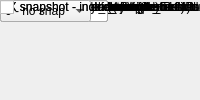
<?xml version="1.0" encoding="UTF-8"?>
<ui version="4.0">
 <class>MainWindow</class>
 <widget class="QMainWindow" name="MainWindow">
  <property name="windowTitle"><string>One Hundred GbE</string></property>
  <widget class="QWidget" name="centralwidget">
   <!-- NOTE: this is a simplified structural mirror of the generated
        <module>_ui.py, not a full round-trip Designer file. Regenerate
        both from the same spec if you need to edit layout by hand. -->
       <widget class="QLabel" name="label_name">
     <property name="text"><string>Block name</string></property>
    </widget>
       <widget class="QLineEdit" name="name">
     <property name="toolTip"><string>A name you choose for this block instance, e.g. to note what it's used for in this design. Shown below the block on the diagram.</string></property>
    </widget>
       <!-- tab: Core -->
       <widget class="QLabel" name="label_flavour">
     <property name="text"><string>Mezzanine card flavour</string></property>
    </widget>
       <widget class="QComboBox" name="flavour">
     <item><property name="text"><string>sfp+</string></property></item>
     <item><property name="text"><string>cx4</string></property></item>
    </widget>
       <widget class="QLabel" name="label_slot">
     <property name="text"><string>Card slot</string></property>
    </widget>
       <widget class="QComboBox" name="slot">
     <item><property name="text"><string>0</string></property></item>
     <item><property name="text"><string>1</string></property></item>
    </widget>
       <widget class="QLabel" name="label_port_r1">
     <property name="text"><string>Port</string></property>
    </widget>
       <widget class="QComboBox" name="port_r1">
     <item><property name="text"><string>0</string></property></item>
     <item><property name="text"><string>1</string></property></item>
     <item><property name="text"><string>2</string></property></item>
     <item><property name="text"><string>3</string></property></item>
    </widget>
       <widget class="QLabel" name="label_port_r2_cx4">
     <property name="text"><string>Port</string></property>
    </widget>
       <widget class="QComboBox" name="port_r2_cx4">
     <item><property name="text"><string>0</string></property></item>
     <item><property name="text"><string>1</string></property></item>
     <item><property name="text"><string>2</string></property></item>
    </widget>
       <widget class="QLabel" name="label_port_r2_sfpp">
     <property name="text"><string>Port</string></property>
    </widget>
       <widget class="QComboBox" name="port_r2_sfpp">
     <item><property name="text"><string>0</string></property></item>
     <item><property name="text"><string>1</string></property></item>
     <item><property name="text"><string>2</string></property></item>
     <item><property name="text"><string>3</string></property></item>
    </widget>
       <widget class="QLabel" name="label_port">
     <property name="text"><string>Port</string></property>
    </widget>
       <widget class="QLineEdit" name="port"/>
       <widget class="QLabel" name="label_rx_dist_ram">
     <property name="text"><string>Shallow RX Fifo (Beware overruns!)</string></property>
    </widget>
       <widget class="QCheckBox" name="rx_dist_ram"/>
       <widget class="QLabel" name="label_large_frames">
     <property name="text"><string>Enable Large TX Frames (8k+512)</string></property>
    </widget>
       <widget class="QCheckBox" name="large_frames"/>
       <widget class="QLabel" name="label_input_pipeline_delay">
     <property name="text"><string>Incoming pipeline delay</string></property>
    </widget>
       <widget class="QLineEdit" name="input_pipeline_delay"/>
       <widget class="QLabel" name="label_show_param">
     <property name="text"><string>---------------------- Show Implementation Parameters -----------------------------------------------------------------------------------</string></property>
    </widget>
       <widget class="QCheckBox" name="show_param"/>
       <widget class="QLabel" name="label_pre_emph_r2">
     <property name="text"><string>Pre-emphasis (dB)</string></property>
    </widget>
       <widget class="QComboBox" name="pre_emph_r2">
     <item><property name="text"><string>0.15</string></property></item>
     <item><property name="text"><string>0.3</string></property></item>
     <item><property name="text"><string>0.45</string></property></item>
     <item><property name="text"><string>0.61</string></property></item>
     <item><property name="text"><string>0.74</string></property></item>
     <item><property name="text"><string>0.91</string></property></item>
     <item><property name="text"><string>1.07</string></property></item>
     <item><property name="text"><string>1.25</string></property></item>
     <item><property name="text"><string>1.36</string></property></item>
     <item><property name="text"><string>1.55</string></property></item>
     <item><property name="text"><string>1.74</string></property></item>
     <item><property name="text"><string>1.94</string></property></item>
     <item><property name="text"><string>2.11</string></property></item>
     <item><property name="text"><string>2.32</string></property></item>
     <item><property name="text"><string>2.54</string></property></item>
     <item><property name="text"><string>2.77</string></property></item>
    </widget>
       <widget class="QLabel" name="label_pre_emph">
     <property name="text"><string>Pre-emphasis</string></property>
    </widget>
       <widget class="QComboBox" name="pre_emph">
     <item><property name="text"><string>0</string></property></item>
     <item><property name="text"><string>1</string></property></item>
     <item><property name="text"><string>2</string></property></item>
     <item><property name="text"><string>3</string></property></item>
    </widget>
       <widget class="QLabel" name="label_post_emph_r2">
     <property name="text"><string>Post-emphasis (dB)</string></property>
    </widget>
       <widget class="QComboBox" name="post_emph_r2">
     <item><property name="text"><string>0.18</string></property></item>
     <item><property name="text"><string>0.19</string></property></item>
     <item><property name="text"><string>0.2</string></property></item>
     <item><property name="text"><string>0.39</string></property></item>
     <item><property name="text"><string>0.63</string></property></item>
     <item><property name="text"><string>0.82</string></property></item>
     <item><property name="text"><string>1.07</string></property></item>
     <item><property name="text"><string>1.32</string></property></item>
     <item><property name="text"><string>1.6</string></property></item>
     <item><property name="text"><string>1.65</string></property></item>
     <item><property name="text"><string>1.94</string></property></item>
     <item><property name="text"><string>2.21</string></property></item>
     <item><property name="text"><string>2.52</string></property></item>
     <item><property name="text"><string>2.76</string></property></item>
     <item><property name="text"><string>3.08</string></property></item>
     <item><property name="text"><string>3.41</string></property></item>
     <item><property name="text"><string>3.77</string></property></item>
     <item><property name="text"><string>3.97</string></property></item>
     <item><property name="text"><string>4.36</string></property></item>
     <item><property name="text"><string>4.73</string></property></item>
     <item><property name="text"><string>5.16</string></property></item>
     <item><property name="text"><string>5.47</string></property></item>
     <item><property name="text"><string>5.93</string></property></item>
     <item><property name="text"><string>6.38</string></property></item>
     <item><property name="text"><string>6.89</string></property></item>
    </widget>
       <widget class="QLabel" name="label_rxeqmix_r2">
     <property name="text"><string>Receive equalisation</string></property>
    </widget>
       <widget class="QComboBox" name="rxeqmix_r2">
     <item><property name="text"><string>0</string></property></item>
     <item><property name="text"><string>1</string></property></item>
     <item><property name="text"><string>2</string></property></item>
     <item><property name="text"><string>3</string></property></item>
     <item><property name="text"><string>4</string></property></item>
     <item><property name="text"><string>5</string></property></item>
     <item><property name="text"><string>6</string></property></item>
     <item><property name="text"><string>7</string></property></item>
    </widget>
       <widget class="QLabel" name="label_swing_r2">
     <property name="text"><string>Driver Swing Control (mVppd)</string></property>
    </widget>
       <widget class="QComboBox" name="swing_r2">
     <item><property name="text"><string>110</string></property></item>
     <item><property name="text"><string>210</string></property></item>
     <item><property name="text"><string>310</string></property></item>
     <item><property name="text"><string>400</string></property></item>
     <item><property name="text"><string>480</string></property></item>
     <item><property name="text"><string>570</string></property></item>
     <item><property name="text"><string>660</string></property></item>
     <item><property name="text"><string>740</string></property></item>
     <item><property name="text"><string>810</string></property></item>
     <item><property name="text"><string>880</string></property></item>
     <item><property name="text"><string>940</string></property></item>
     <item><property name="text"><string>990</string></property></item>
     <item><property name="text"><string>1040</string></property></item>
     <item><property name="text"><string>1080</string></property></item>
     <item><property name="text"><string>1110</string></property></item>
     <item><property name="text"><string>1130</string></property></item>
    </widget>
       <widget class="QLabel" name="label_swing">
     <property name="text"><string>Differential swing</string></property>
    </widget>
       <widget class="QComboBox" name="swing">
     <item><property name="text"><string>400</string></property></item>
     <item><property name="text"><string>500</string></property></item>
     <item><property name="text"><string>600</string></property></item>
     <item><property name="text"><string>700</string></property></item>
     <item><property name="text"><string>800</string></property></item>
    </widget>
       <widget class="QLabel" name="label_fab_en">
     <property name="text"><string>Enable fabric on startup</string></property>
    </widget>
       <widget class="QCheckBox" name="fab_en"/>
       <widget class="QLabel" name="label_fab_mac">
     <property name="text"><string>Fabric MAC Address</string></property>
    </widget>
       <widget class="QLineEdit" name="fab_mac"/>
       <widget class="QLabel" name="label_fab_ip">
     <property name="text"><string>Fabric IP Address</string></property>
    </widget>
       <widget class="QLineEdit" name="fab_ip"/>
       <widget class="QLabel" name="label_fab_udp">
     <property name="text"><string>Fabric UDP Port</string></property>
    </widget>
       <widget class="QLineEdit" name="fab_udp"/>
       <widget class="QLabel" name="label_fab_gate">
     <property name="text"><string>Fabric Gateway</string></property>
    </widget>
       <widget class="QLineEdit" name="fab_gate"/>
       <widget class="QLabel" name="label_cpu_rx_en">
     <property name="text"><string>Enable CPU RX</string></property>
    </widget>
       <widget class="QCheckBox" name="cpu_rx_en"/>
       <widget class="QLabel" name="label_cpu_tx_en">
     <property name="text"><string>Enable CPU TX</string></property>
    </widget>
       <widget class="QCheckBox" name="cpu_tx_en"/>
       <widget class="QLabel" name="label_ttl">
     <property name="text"><string>TTL</string></property>
    </widget>
       <widget class="QLineEdit" name="ttl"/>
       <widget class="QLabel" name="label_promisc_mode">
     <property name="text"><string>Promiscuous mode</string></property>
    </widget>
       <widget class="QCheckBox" name="promisc_mode"/>
       <!-- tab: Debug counters -->
       <widget class="QLabel" name="label_debug_ctr_width">
     <property name="text"><string>Debug counter width</string></property>
    </widget>
       <widget class="QLineEdit" name="debug_ctr_width"/>
       <widget class="QLabel" name="label_debug_en_all">
     <property name="text"><string>Enable all counters (overrides individual settings)</string></property>
    </widget>
       <widget class="QCheckBox" name="debug_en_all"/>
       <widget class="QLabel" name="label_debug_dis_all">
     <property name="text"><string>Disable all counters (overrides individual settings)</string></property>
    </widget>
       <widget class="QCheckBox" name="debug_dis_all"/>
       <widget class="QLabel" name="label_txctr">
     <property name="text"><string>TX - core_txctr</string></property>
    </widget>
       <widget class="QCheckBox" name="txctr"/>
       <widget class="QLabel" name="label_txerrctr">
     <property name="text"><string>TX packet length error - core_txerrctr</string></property>
    </widget>
       <widget class="QCheckBox" name="txerrctr"/>
       <widget class="QLabel" name="label_txerrctr_len">
     <property name="text"><string>-- expected TX packet length</string></property>
    </widget>
       <widget class="QLineEdit" name="txerrctr_len"/>
       <widget class="QLabel" name="label_txofctr">
     <property name="text"><string>TX overflow - core_txofctr</string></property>
    </widget>
       <widget class="QCheckBox" name="txofctr"/>
       <widget class="QLabel" name="label_txfullctr">
     <property name="text"><string>TX full - core_txfullctr</string></property>
    </widget>
       <widget class="QCheckBox" name="txfullctr"/>
       <widget class="QLabel" name="label_txvldctr">
     <property name="text"><string>TX valid cycle - core_txvldctr</string></property>
    </widget>
       <widget class="QCheckBox" name="txvldctr"/>
       <widget class="QLabel" name="label_txsnaplen">
     <property name="text"><string>TX snapshot length</string></property>
    </widget>
       <widget class="QComboBox" name="txsnaplen">
     <item><property name="text"><string>0 - no snap</string></property></item>
     <item><property name="text"><string>256</string></property></item>
     <item><property name="text"><string>512</string></property></item>
     <item><property name="text"><string>1024</string></property></item>
     <item><property name="text"><string>2048</string></property></item>
     <item><property name="text"><string>4096</string></property></item>
     <item><property name="text"><string>8192</string></property></item>
     <item><property name="text"><string>16384</string></property></item>
    </widget>
       <widget class="QLabel" name="label_rxctr">
     <property name="text"><string>RX - core_rxctr</string></property>
    </widget>
       <widget class="QCheckBox" name="rxctr"/>
       <widget class="QLabel" name="label_rxerrctr">
     <property name="text"><string>RX packet length error - core_rxerrctr</string></property>
    </widget>
       <widget class="QCheckBox" name="rxerrctr"/>
       <widget class="QLabel" name="label_rxerrctr_len">
     <property name="text"><string>-- expected RX packet length</string></property>
    </widget>
       <widget class="QLineEdit" name="rxerrctr_len"/>
       <widget class="QLabel" name="label_rxofctr">
     <property name="text"><string>RX overflow - core_rxofctr</string></property>
    </widget>
       <widget class="QCheckBox" name="rxofctr"/>
       <widget class="QLabel" name="label_rxbadctr">
     <property name="text"><string>RX bad - core_rxbadctr</string></property>
    </widget>
       <widget class="QCheckBox" name="rxbadctr"/>
       <widget class="QLabel" name="label_rxvldctr">
     <property name="text"><string>RX valid cycle - core_rxvldctr</string></property>
    </widget>
       <widget class="QCheckBox" name="rxvldctr"/>
       <widget class="QLabel" name="label_rxeofctr">
     <property name="text"><string>RX eof - core_rxeofctr</string></property>
    </widget>
       <widget class="QCheckBox" name="rxeofctr"/>
       <widget class="QLabel" name="label_rxsnaplen">
     <property name="text"><string>RX snapshot length</string></property>
    </widget>
       <widget class="QComboBox" name="rxsnaplen">
     <item><property name="text"><string>0 - no snap</string></property></item>
     <item><property name="text"><string>256</string></property></item>
     <item><property name="text"><string>512</string></property></item>
     <item><property name="text"><string>1024</string></property></item>
     <item><property name="text"><string>2048</string></property></item>
     <item><property name="text"><string>4096</string></property></item>
     <item><property name="text"><string>8192</string></property></item>
     <item><property name="text"><string>16384</string></property></item>
    </widget>
       <widget class="QLabel" name="label_rxsrcip">
     <property name="text"><string>RX snapshot - include source IPs</string></property>
    </widget>
       <widget class="QCheckBox" name="rxsrcip"/>
       <widget class="QLabel" name="label_rxdstip">
     <property name="text"><string>RX snapshot - include destination IPs</string></property>
    </widget>
       <widget class="QCheckBox" name="rxdstip"/>
  </widget>
 </widget>
 <resources/>
 <connections/>
</ui>
